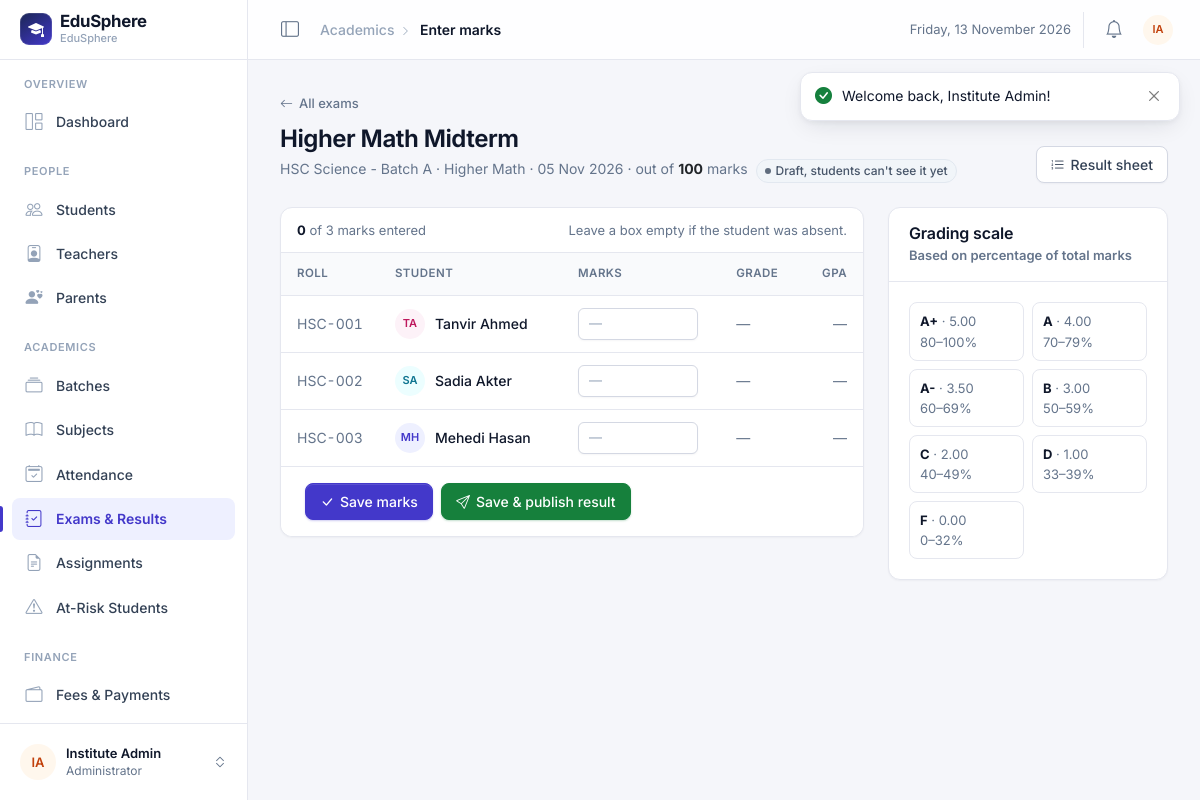
Screenshot of /exams/marks.php?id=2 (signed in) with the database file from the repository.
### tables this page shows
CREATE TABLE students (
    id             INT AUTO_INCREMENT PRIMARY KEY,
    user_id        INT NOT NULL UNIQUE,
    batch_id       INT NULL,
    roll_no        VARCHAR(20) NOT NULL,
    dob            DATE NULL,
    gender         ENUM('Male','Female','Other') NULL,
    phone          VARCHAR(20) NULL,
    address        VARCHAR(255) NULL,
    guardian_name  VARCHAR(100) NULL,
    photo          VARCHAR(255) NULL,
    admission_date DATE NULL,
    FOREIGN KEY (user_id)  REFERENCES users(id)   ON DELETE CASCADE,
    FOREIGN KEY (batch_id) REFERENCES batches(id) ON DELETE SET NULL
);

CREATE TABLE users (
    id              INT AUTO_INCREMENT PRIMARY KEY,
    name            VARCHAR(100) NOT NULL,
    username        VARCHAR(50)  NOT NULL UNIQUE,
    email           VARCHAR(100) NOT NULL UNIQUE,
    password        VARCHAR(255) NOT NULL,               
    role            ENUM('admin','teacher','student','parent') NOT NULL,
    status          ENUM('active','inactive') NOT NULL DEFAULT 'active',
    failed_attempts INT NOT NULL DEFAULT 0,
    locked_until    DATETIME NULL,
    reset_token     VARCHAR(64) NULL,
    reset_expires   DATETIME NULL,
    created_at      DATETIME NOT NULL DEFAULT CURRENT_TIMESTAMP
);

### exams/marks.php (the view, shortened to what this page needs)
<?php
require_once __DIR__ . '/../includes/functions.php';
$id = get_int('id', (int)post('id'));
$st = $pdo->prepare('SELECT e.*, s.name AS subject, s.batch_id, b.name AS batch FROM exams e JOIN subjects s ON s.id = e.subject_id JOIN batches b ON b.id = s.batch_id WHERE e.id = ?');
$st->execute([$id]);
$exam = $st->fetch();
if (!$exam || !can_manage_subject((int)$exam['subject_id'])) {
    flash('danger', 'Exam not found.');
    redirect('exams/index.php');
}
$total = (float)$exam['total_marks'];
$st = $pdo->prepare(
    "SELECT s.id, s.roll_no, u.name, r.marks, r.grade, r.gpa
       FROM students s JOIN users u ON u.id = s.user_id
       LEFT JOIN results r ON r.student_id = s.id AND r.exam_id = ?
      WHERE s.batch_id = ? AND u.status = 'active'
      ORDER BY s.roll_no"
);
$st->execute([$id, $exam['batch_id']]);
$students = $st->fetchAll();
require __DIR__ . '/../includes/header.php';
$entered = count(array_filter($students, fn($s) => $s['marks'] !== null));
?>
<?php page_head($exam['exam_name'],
    e($exam['batch']) . ' · ' . e($exam['subject']) . ' · ' . fmt_date($exam['exam_date']) . ' · out of <strong class="text-dark">' . (int)$total . '</strong> marks &nbsp;'
    . ($exam['is_published'] ? '<span class="badge dot text-bg-success">Published</span>' : '<span class="badge dot text-bg-secondary">Draft, students can\'t see it yet</span>'),
    '<a href="' . url('exams/result_sheet.php?id=' . $id) . '" class="btn btn-light"><i class="bi bi-list-ol"></i> Result sheet</a>',
    ['All exams', 'exams/index.php']); ?>
<div class="row g-4">
    <div class="col-xl-8">
        <form method="post" class="card">
            <div class="table-toolbar">
                <span class="table-count"><strong id="enteredCount"><?= $entered ?></strong> of <?= count($students) ?> marks entered</span>
                <span class="small text-muted">Leave a box empty if the student was absent.</span>
            </div>
            <div class="table-responsive">
                <table class="table mb-0">
                    <thead><tr><th style="width:80px">Roll</th><th>Student</th><th>Marks</th><th>Grade</th><th class="num">GPA</th></tr></thead>
                    <tbody>
                    <?php foreach ($students as $s): ?>
                        <tr>
                            <td class="tabular text-muted"><?= e($s['roll_no']) ?></td>
                            <td><div class="person"><?= avatar($s['name'], null, 'sm') ?><span class="person-name"><?= e($s['name']) ?></span></div></td>
                            <td><input type="number" step="0.01" min="0" max="<?= $total ?>" name="marks[<?= $s['id'] ?>]" aria-label="Marks for <?= e($s['name']) ?>"
                                       class="form-control form-control-sm mark-input" value="<?= $s['marks'] !== null ? (float)$s['marks'] : '' ?>" placeholder="—"></td>
                            <td class="grade-cell"><?= $s['grade'] ? '<span class="badge ' . ($s['grade'] === 'F' ? 'text-bg-danger' : 'text-bg-success') . '">' . e($s['grade']) . '</span>' : '<span class="text-muted">—</span>' ?></td>
                            <td class="gpa-cell num"><?= $s['gpa'] !== null ? number_format($s['gpa'], 2) : '<span class="text-muted">—</span>' ?></td>
                        </tr>
                    <?php endforeach; ?>
                    </tbody>
                </table>
            </div>
            <?php if ($students): ?>
            <div class="form-actions sticky-actions">
                <button class="btn btn-brand"><i class="bi bi-check-lg"></i> Save marks</button>
                <?php if (!$exam['is_published']): ?>
                    <button name="publish" value="1" class="btn btn-success"><i class="bi bi-send"></i> Save &amp; publish result</button>
                <?php endif; ?>
            </div>
            <?php endif; ?>
        </form>
    </div>
    <div class="col-xl-4">
        <div class="card">
            <div class="card-header"><div><h2 class="section-title">Grading scale</h2><p class="section-sub">Based on percentage of total marks</p></div></div>
            <div class="card-body">
                <div class="grade-scale">
                    <?php foreach ([['A+', '80–100', '5.00'], ['A', '70–79', '4.00'], ['A-', '60–69', '3.50'], ['B', '50–59', '3.00'], ['C', '40–49', '2.00'], ['D', '33–39', '1.00'], ['F', '0–32', '0.00']] as [$g, $r, $p]): ?>
                        <div><strong><?= $g ?></strong> <span class="text-muted">· <?= $p ?></span><div class="text-muted"><?= $r ?>%</div></div>
                    <?php endforeach; ?>
                </div>
            </div>
        </div>
    </div>
</div>
<?php
require __DIR__ . '/../includes/footer.php';

### includes/functions.php (shortened to what this page needs)
<?php
require_once __DIR__ . '/db.php';
function e($value): string
{
    return htmlspecialchars((string)($value ?? ''), ENT_QUOTES, 'UTF-8');
}
function url(string $path = ''): string
{
    return BASE_URL . '/' . ltrim($path, '/');
}
function show_flash(): void
{
    $icons = ['success' => 'check-circle-fill', 'danger' => 'exclamation-octagon-fill',
              'warning' => 'exclamation-triangle-fill', 'info' => 'info-circle-fill'];
    echo '<div class="toast-stack" aria-live="polite">';
    foreach ($_SESSION['flash'] as $f) {
        $type = isset($icons[$f['type']]) ? $f['type'] : 'info';
        echo '<div class="es-toast is-' . $type . '" role="' . ($type === 'danger' ? 'alert' : 'status') . '" data-autohide="'
            . (in_array($type, ['success', 'info'], true) ? '1' : '0') . '">'
            . '<i class="bi bi-' . $icons[$type] . '"></i>'
            . '<div class="es-toast-msg">' . e($f['msg']) . '</div>'
            . '<button type="button" class="btn-close" aria-label="Close"></button></div>';
    }
    echo '</div>';
}
function page_head(string $title, string $sub = '', string $actions = '', ?array $back = null): void
{
    if ($back) {
        echo '<a class="page-back no-print" href="' . url($back[1]) . '"><i class="bi bi-arrow-left"></i> ' . e($back[0]) . '</a>';
    }
    echo '<div class="page-head"><div><h1>' . e($title) . '</h1>';
    if ($sub !== '') echo '<p class="page-sub">' . $sub . '</p>';
    echo '</div>';
    if ($actions !== '') echo '<div class="page-actions no-print">' . $actions . '</div>';
    echo '</div>';
}
function initials(string $name): string
{
    $parts = preg_split('/\s+/', trim($name)) ?: [];
    $out = '';
    foreach (array_slice($parts, 0, 2) as $p) {
        $out .= mb_strtoupper(mb_substr($p, 0, 1));
    }
    return $out ?: '?';
}
function avatar(string $name, ?string $photo = null, string $size = ''): string
{
    $cls = 'avatar' . ($size ? ' avatar-' . $size : '');
    $tone = (abs(crc32($name)) % 5) + 1;
    return '<span class="' . $cls . ' tone-' . $tone . '" aria-hidden="true">' . e(initials($name)) . '</span>';
}
function role(): string
{
    return $_SESSION['user']['role'] ?? '';
}
function manageable_subjects(): array
{
    global $pdo;
    if (role() === 'admin') {
        return $pdo->query(
            'SELECT s.id, s.name, s.batch_id, b.name AS batch_name
               FROM subjects s JOIN batches b ON b.id = s.batch_id
              ORDER BY b.name, s.name'
        )->fetchAll();
    }
    return teacher_subjects();
}
function can_manage_subject(int $subject_id): bool
{
    foreach (manageable_subjects() as $s) {
        if ((int)$s['id'] === $subject_id) return true;
    }
    return false;
}

### rows the page displays
students: roll_no "HSC-001", user.name "TA", user.name "Tanvir Ahmed"
students: roll_no "HSC-002", user.name "SA", user.name "Sadia Akter"
students: roll_no "HSC-003", user.name "MH", user.name "Mehedi Hasan"

### other values shown
$f['msg'] "Welcome back, Institute Admin!"
APP_NAME "EduSphere"
INSTITUTE_NAME "EduSphere"
$group "OVERVIEW"
$label "Dashboard"
$group "PEOPLE"
$label "Students"
$label "Teachers"
$label "Parents"
$group "ACADEMICS"
$label "Batches"
$label "Subjects"
$label "Attendance"
$label "Exams & Results"
$label "Assignments"
